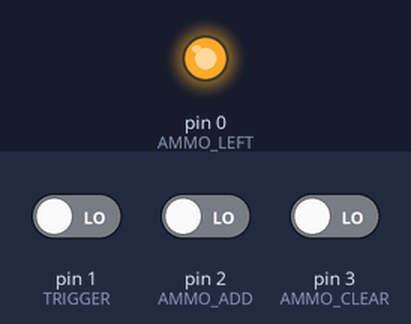
Bench run of a sketch on a simulated Arduino Uno, built with avr-gcc and run on an emulated ATmega328P. On the bench: output pins drawn as LEDs (lit = HIGH). The inputs (shaded band) are chosen by the test bench; at power-on: pin 3 (AMMO_CLEAR) LOW, pin 2 (AMMO_ADD) LOW, pin 1 (TRIGGER) LOW. EEPROM starts erased.

Above: at 1.2 s.
1.3 s: pin 3 (AMMO_CLEAR) driven HIGH
At 2.0 s:
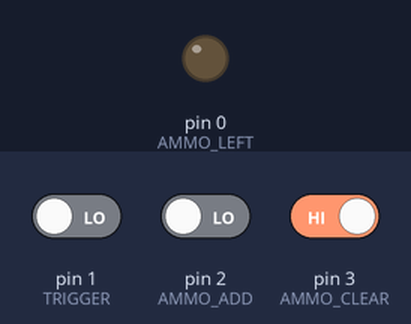
2.8 s: pin 2 (AMMO_ADD) driven HIGH
At 3.1 s:
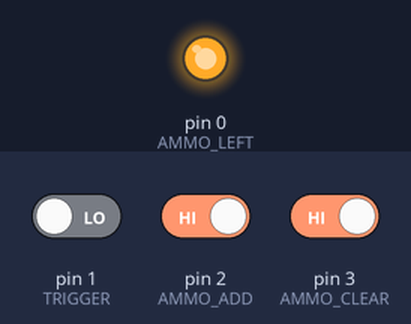
4.3 s: pin 1 (TRIGGER) driven HIGH
At 5.5 s:
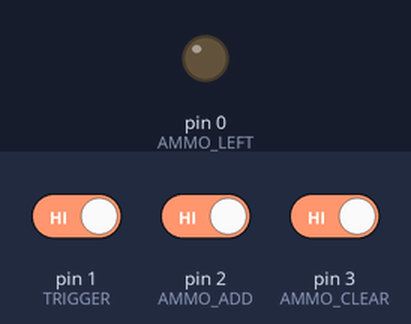
Timing chart, 0 to 7.3 s (numbered marks = the images above; inputs shaded):
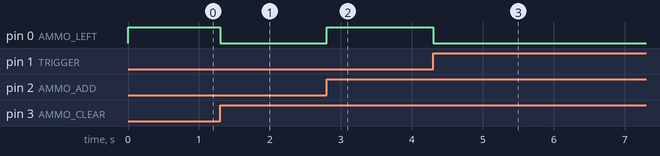

The sketch:

Magazine_Sketch.ino
```cpp
#include <EEPROM.h>;

#define AMMO_LEFT 0
#define TRIGGER 1
#define AMMO_ADD 2
#define AMMO_CLEAR 3


unsigned char ammo_count=2;
int clearState = 0;
int lastClearState = 0;
int buttonState = 0;
int lastButtonState = 0;
int triggerState = 0;
int lastTriggerState = 0;

void setup() {
  // put your setup code here, to run once:

  pinMode(AMMO_LEFT, OUTPUT);
  pinMode(TRIGGER, INPUT);
  pinMode(AMMO_ADD, INPUT);
  pinMode(AMMO_CLEAR, INPUT);

  //EEPROM.write(0, ammo_count);
  ammo_count=EEPROM.read(0);

  if (ammo_count > 0) {
     digitalWrite(AMMO_LEFT, HIGH);
  }

}

void loop() {
  // put your main code here, to run repeatedly:


  // Clear button
  clearState = digitalRead(AMMO_CLEAR);
  if (clearState != lastClearState) {
    if (clearState == HIGH) {
       ammo_count=0;
    }
    EEPROM.write(0, ammo_count);
    digitalWrite(AMMO_LEFT, LOW);
  }
  lastClearState = clearState;

  // Add ammo button
  buttonState = digitalRead(AMMO_ADD);
  if (buttonState != lastButtonState) {
    if (buttonState == HIGH) {
      if (ammo_count <= 0 ){
        ammo_count=1;
      } else {
        ammo_count++;
      }
    }
    EEPROM.write(0, ammo_count);
    digitalWrite(AMMO_LEFT, HIGH);
  }
  lastButtonState = buttonState;

  // TRIGGER!!!!
  triggerState = digitalRead(TRIGGER);
  if (triggerState != lastTriggerState) {
    if (triggerState == HIGH) {
      ammo_count--;
      if (ammo_count <= 0 ){
        ammo_count=0;
        digitalWrite(AMMO_LEFT, LOW);
      }
      EEPROM.write(0, ammo_count);
    }
  }
  lastTriggerState = triggerState;


}
```

Measured:
- after the input at 1.3 s, pin 0 (AMMO_LEFT): HIGH → LOW at once
- after the input at 2.8 s, pin 0 (AMMO_LEFT): LOW → HIGH at once
- after the input at 4.3 s, pin 0 (AMMO_LEFT): HIGH → LOW at once
